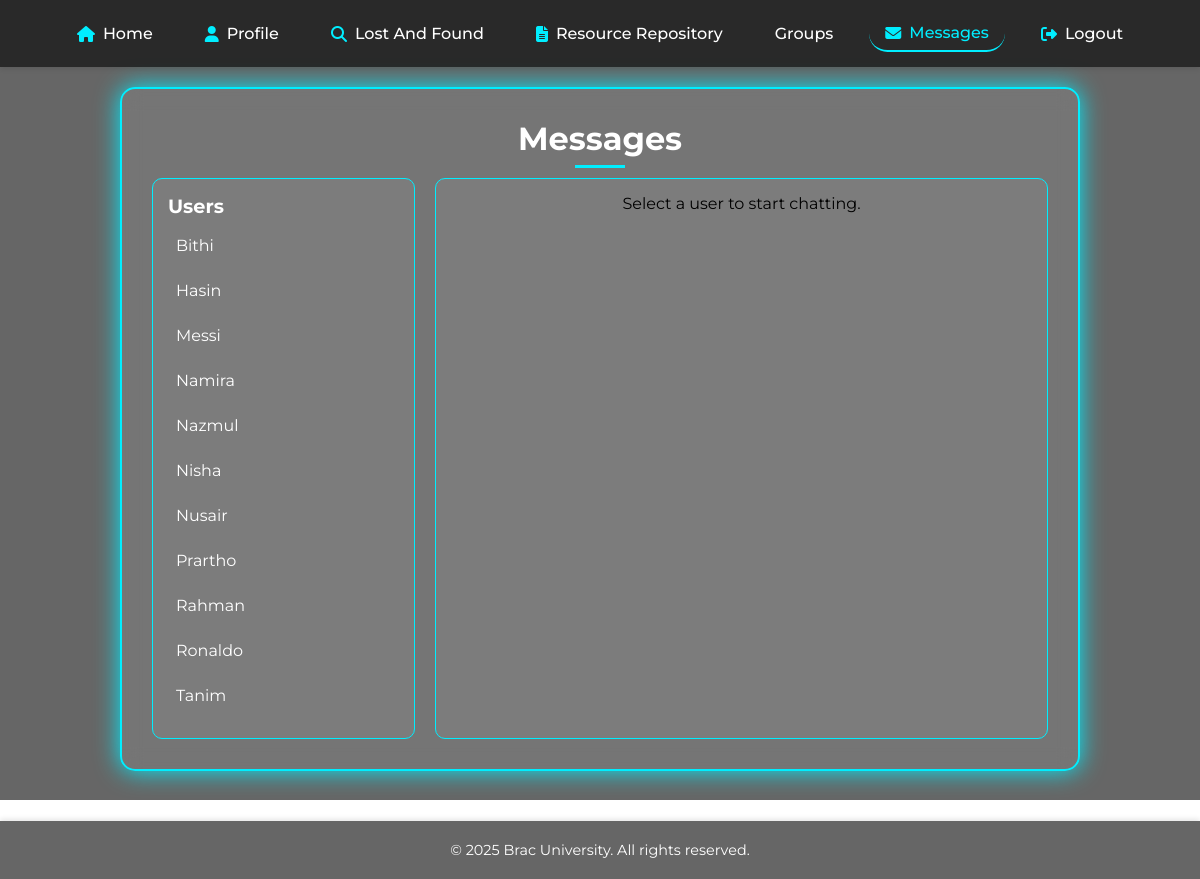
/messaging/messages.php (signed in), run on the app's committed database.
### tables this page shows
CREATE TABLE `user` (
  `user_id` int(11) NOT NULL AUTO_INCREMENT,
  `username` varchar(50) NOT NULL,
  `email` varchar(100) NOT NULL,
  `password` varchar(255) NOT NULL,
  `status` varchar(50) NOT NULL DEFAULT 'Offline',
  `id_no` int(11) DEFAULT NULL,
  PRIMARY KEY (`user_id`),
  UNIQUE KEY `email` (`email`),
  UNIQUE KEY `id_no` (`id_no`)
);

### messaging/messages.php (the view, shortened to what this page needs)
<?php
require_once '../connect.php';
$user_id = $_SESSION['user_id'];
$users_query = "SELECT user_id, username FROM user WHERE user_id != $user_id ORDER BY username";
$users_result = mysqli_query($conn, $users_query);
$selected_user_id = isset($_GET['user_id']) ? intval($_GET['user_id']) : 0;
$selected_username = '';
$messages = [];
?>
<!DOCTYPE html>
<html lang="en">
<head>
    <link rel="stylesheet" href="style.css">
</head>
<body>
    <div class="bg-overlay"></div>
    <main>
        <nav>
            <a href="../index.php">Home</a>
            <a href="../Profile_dashboard/profile.php">Profile</a>
            <a href="../lost_and_found/lost_and_foundpage.php">Lost And Found</a>
            <a href="../Resource_Repository/resourcepage.php">Resource Repository</a>
            <a href="../group_post/group_select.php">Groups</a>
            <a href="messages.php" class="active">Messages</a>
            <a href="../logout.php">Logout</a>
        </nav>
        <div class="container messaging-section">
            <h1>Messages</h1>
            <div class="messaging-container">
                <div class="sidebar">
                    <h2>Users</h2>
                    <ul class="user-list">
                        <?php while ($user = mysqli_fetch_assoc($users_result)): ?>
                            <li class="<?= $selected_user_id == $user['user_id'] ? 'active' : '' ?>">
                                <a href="messages.php?user_id=<?= ($user['user_id']) ?>">
                                    <?= ($user['username']) ?>
                                </a>
                            </li>
                        <?php endwhile; ?>
                    </ul>
                </div>
                <div class="chat-area">
                    <?php if ($selected_user_id > 0): ?>
                        <h2>Chat with <?= ($selected_username) ?></h2>
                        <div class="messages">
                            <?php if (empty($messages)): ?>
                                <p class="no-messages">No messages yet.</p>
                            <?php else: ?>
                                <?php foreach ($messages as $message): ?>
                                    <div class="message <?= $message['sender_id'] == $user_id ? 'sent' : 'received' ?>">
                                        <div class="message-header">
                                            <span class="username"><?= ($message['username']) ?></span>
                                            <span class="timestamp"><?= ($message['timestamp']) ?></span>
                                        </div>
                                        <p><?= ($message['content']) ?></p>
                                    </div>
                                <?php endforeach; ?>
                            <?php endif; ?>
                        </div>
                        <form action="" method="POST" class="report-form message-form">
                            <textarea name="message_content" placeholder="Type a message..." required></textarea>
                            <button type="submit" class="btn">Send</button>
                        </form>
                    <?php else: ?>
                        <p class="no-selection">Select a user to start chatting.</p>
                    <?php endif; ?>
                </div>
            </div>
        </div>
    </main>
    <footer class="site-footer">
        © 2025 Brac University. All rights reserved.
    </footer>
</body>
</html>

### messaging/style.css (style rules this page uses)
* { margin: 0; padding: 0; box-sizing: border-box; font-family: 'Montserrat', sans-serif; }
html, body { height: 100%; margin: 0; }
body { min-height: 100vh; background: url('https://ceramicbangladesh.com/wp-content/uploads/2025/02/Asset-14_13_11zon.webp') no-repeat center/cover fixed; position: relative; overflow-x: hidden; display: flex; flex-direction: column; }
.bg-overlay { position: fixed; top: 0; left: 0; width: 100vw; height: 100vh; background: rgba(0, 0, 0, 0.6); z-index: -1; pointer-events: none; }
main { flex: 1 0 auto; }
nav { display: flex; justify-content: center; gap: 20px; padding: 15px 0; background: rgba(0, 0, 0, 0.6); box-shadow: 0 2px 5px rgba(0, 0, 0, 0.1); position: sticky; top: 0; z-index: 1000; animation: fadeInUp 0.5s ease-out 0.2s backwards; }
nav a { text-decoration: none; color: #fff; font-size: 1rem; font-weight: 500; padding: 8px 16px; border-radius: 20px; transition: background 0.3s ease, color 0.3s ease, transform 0.3s ease; display: flex; align-items: center; gap: 8px; }
nav a::before { font-family: 'Font Awesome 6 Free'; font-weight: 900; color: #0ef; }
nav a[href="../index.php"]::before { content: '\f015'; }
nav a[href="../Profile_dashboard/profile.php"]::before { content: '\f007'; }
nav a[href="../lost_and_found/lost_and_foundpage.php"]::before { content: '\f002'; }
nav a[href="../Resource_Repository/resourcepage.php"]::before { content: '\f15c'; }
nav a[href="messages.php"]::before { content: '\f0e0'; }
nav a[href="../logout.php"]::before { content: '\f2f5'; }
nav a.active { border-bottom: 2px solid #0ef; color: #0ef; }
nav a.active::before { color: #0ef; }
.container { margin: 20px auto; margin-bottom: 50px; background: rgba(255, 255, 255, 0.1); backdrop-filter: blur(10px); border: 2px solid #0ef; box-shadow: 0 0 25px #0ef; border-radius: 15px; padding: 30px; text-align: center; animation: fadeInUp 0.7s ease-out 0.4s backwards; }
.report-section, .posts-section, .messaging-section { width: 80%; max-width: 1000px; }
.container h1 { font-size: 2rem; color: #fff; margin-bottom: 15px; position: relative; }
.container h1::after { content: ''; width: 50px; height: 3px; background: #0ef; position: absolute; bottom: -10px; left: 50%; transform: translateX(-50%); }
.messaging-container { display: flex; gap: 20px; margin-top: 20px; }
.sidebar { width: 30%; background: rgba(255, 255, 255, 0.05); border: 1px solid #0ef; border-radius: 10px; padding: 15px; text-align: left; }
.sidebar h2 { font-size: 1.2rem; color: #fff; margin-bottom: 10px; }
.user-list { list-style: none; }
.user-list li { margin-bottom: 10px; }
.user-list li a { color: #fff; text-decoration: none; font-size: 1rem; display: block; padding: 8px; border-radius: 5px; transition: background 0.3s ease, color 0.3s ease; }
.chat-area { width: 70%; background: rgba(255, 255, 255, 0.05); border: 1px solid #0ef; border-radius: 10px; padding: 15px; }
.site-footer { flex-shrink: 0; text-align: center; padding: 20px; background: rgba(0, 0, 0, 0.6); backdrop-filter: blur(10px); box-shadow: 0 -2px 5px rgba(0, 0, 0, 0.1); font-size: 0.9rem; color: #fff; animation: fadeInUp 0.7s ease-out 0.6s backwards; }

### data on the page
user: username "Bithi"
user: username "Hasin"
user: username "Messi"
user: username "Namira"
user: username "Nazmul"
user: username "Nisha"
user: username "Nusair"
user: username "Prartho"
user: username "Rahman"
user: username "Ronaldo"
user: username "Tanim"
